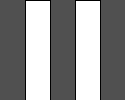
Frame 1 (no input)
Frame 60 (the mouse pressed at the canvas centre just before this capture): identical to frame 1, image omitted
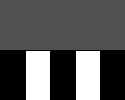
Frame 120 (the mouse held since frame 60 and released just before this capture)

The Processing sketch that drew these frames (run headless with seeded random() and noise(); from frame 60 on, the mouse is pressed at the canvas centre):

// Processing sketch: d_2_5
// ── d_2_5.pde
void setup(){
  size(125,100);
}
void draw(){
  background(80);
  int y = mouseY;
  fill(0);
  rect(0,100-y, 35, 300);
  rect(45,100-y, 35, 300);
  rect(90,100-y, 35, 300);
  fill(255);
  rect(25, y, 25, 300);
  rect(75, y, 25, 300);
}
